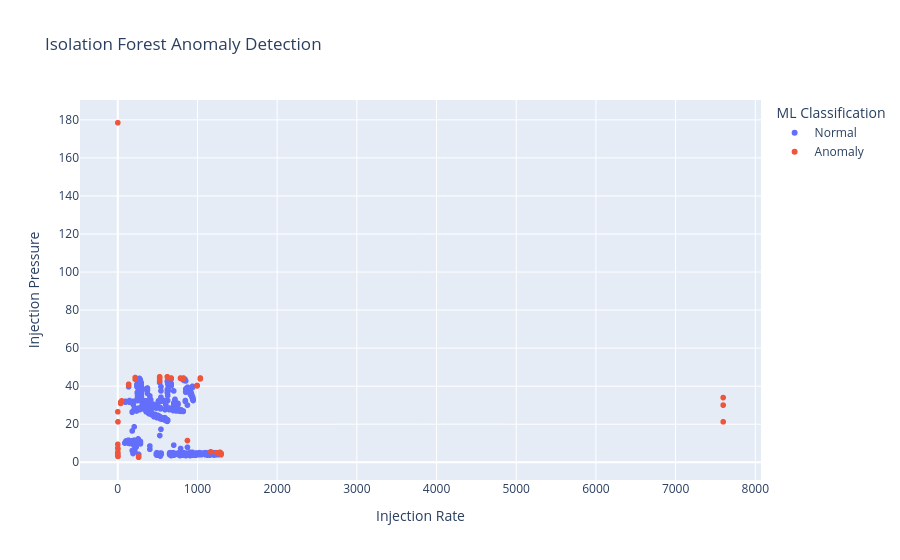

Here is the notebook cell this chart was saved with:
### Code cell
df['Status'] = df['Anomaly'].map({
    1: 'Normal',
    -1: 'Anomaly'
})

fig = px.scatter(
    df,
    x='Injection_Rate',
    y='Injection_Pressure',
    color='Status',
    title='Isolation Forest Anomaly Detection',
    labels={
        'Injection_Rate': 'Injection Rate',
        'Injection_Pressure': 'Injection Pressure',
        'Status': 'ML Classification'
    },
    hover_data=[
        'Time',
        'Injection_Rate',
        'Injection_Pressure',
        'Anomaly_Score'
    ]
)

fig.show()

### Figure 1 — Plotly figure (JSON) as saved in the notebook; plotly's stock layout.template omitted (floating-point values rounded to 4 significant figures; data arrays with more than 128 entries replaced by an {"elided": "..."} marker saying what was removed)
{"data": [{"customdata": {"elided": "1237x2 mixed values"}, "hovertemplate": "ML Classification=Normal<br>Injection Rate=%{x}<br>Injection Pressure=%{y}<br>Time=%{customdata[0]}<br>Anomaly_Score=%{customdata[1]}<extra></extra>", "legendgroup": "Normal", "marker": {"color": "#636efa", "symbol": "circle"}, "mode": "markers", "name": "Normal", "showlegend": true, "type": "scattergl", "x": {"elided": "1237 float values"}, "xaxis": "x", "y": {"elided": "1237 float values"}, "yaxis": "y"}, {"customdata": {"elided": "66x2 mixed values"}, "hovertemplate": "ML Classification=Anomaly<br>Injection Rate=%{x}<br>Injection Pressure=%{y}<br>Time=%{customdata[0]}<br>Anomaly_Score=%{customdata[1]}<extra></extra>", "legendgroup": "Anomaly", "marker": {"color": "#EF553B", "symbol": "circle"}, "mode": "markers", "name": "Anomaly", "showlegend": true, "type": "scattergl", "x": [261.3, 261.3, 2.18, 2.18, 2.18, 2.18, 7597.0, 7597.0, 7597.0, 0.0, 0.004431, 0.004431, 0.004431, 0.004431, 525.4, 525.4, 525.4, 525.4, 525.4, 620.9, 626.3, 218.7, 218.7, 218.7, 218.7, 669.6, 1035.0, 1035.0, 1035.0, 1035.0, 823.8, 823.8, 787.8, 787.8, 787.8, 819.2, 819.2, 819.2, 873.9, 136.3, 136.3, 995.0, 995.0, 995.0, 995.0, 49.53, 49.53, 49.53, 36.3, 36.3, 36.3, 36.3, 0.0, 0.0, 0.0, 0.0, 0.0, 0.0, 0.0, 0.0, 1167.0, 1242.0, 1295.0, 1295.0, 1282.0, 1282.0], "xaxis": "x", "y": [3.07, 2.631, 3.07, 3.07, 7.016, 21.27, 21.27, 30.04, 33.98, 26.53, 3.508, 3.727, 3.947, 4.604, 44.95, 44.29, 44.29, 42.76, 42.76, 44.95, 44.51, 43.63, 44.51, 44.51, 43.85, 44.29, 43.85, 43.85, 44.07, 44.29, 44.29, 44.07, 44.29, 44.07, 44.07, 44.07, 44.07, 43.85, 11.4, 40.56, 41.0, 40.34, 40.34, 40.34, 40.12, 32.23, 32.23, 32.23, 31.13, 31.13, 31.57, 30.92, 178.5, 5.262, 5.043, 5.043, 5.043, 3.727, 7.455, 9.428, 5.481, 5.043, 3.947, 4.824, 4.824, 5.262], "yaxis": "y"}], "layout": {"legend": {"title": {"text": "ML Classification"}, "tracegroupgap": 0}, "title": {"text": "Isolation Forest Anomaly Detection"}, "xaxis": {"anchor": "y", "domain": [0, 1], "title": {"text": "Injection Rate"}}, "yaxis": {"anchor": "x", "domain": [0, 1], "title": {"text": "Injection Pressure"}}}}
